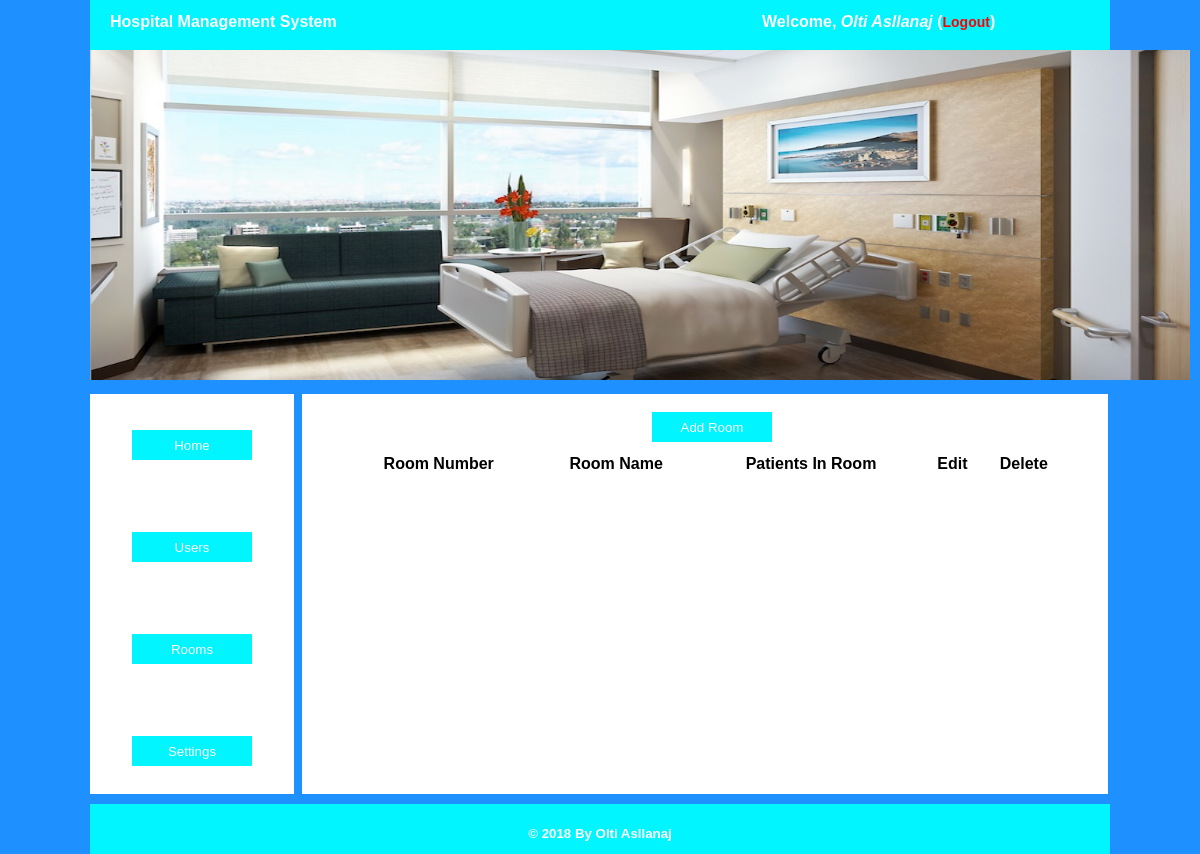
The app's page /admin/rooms.php (signed in), older data.
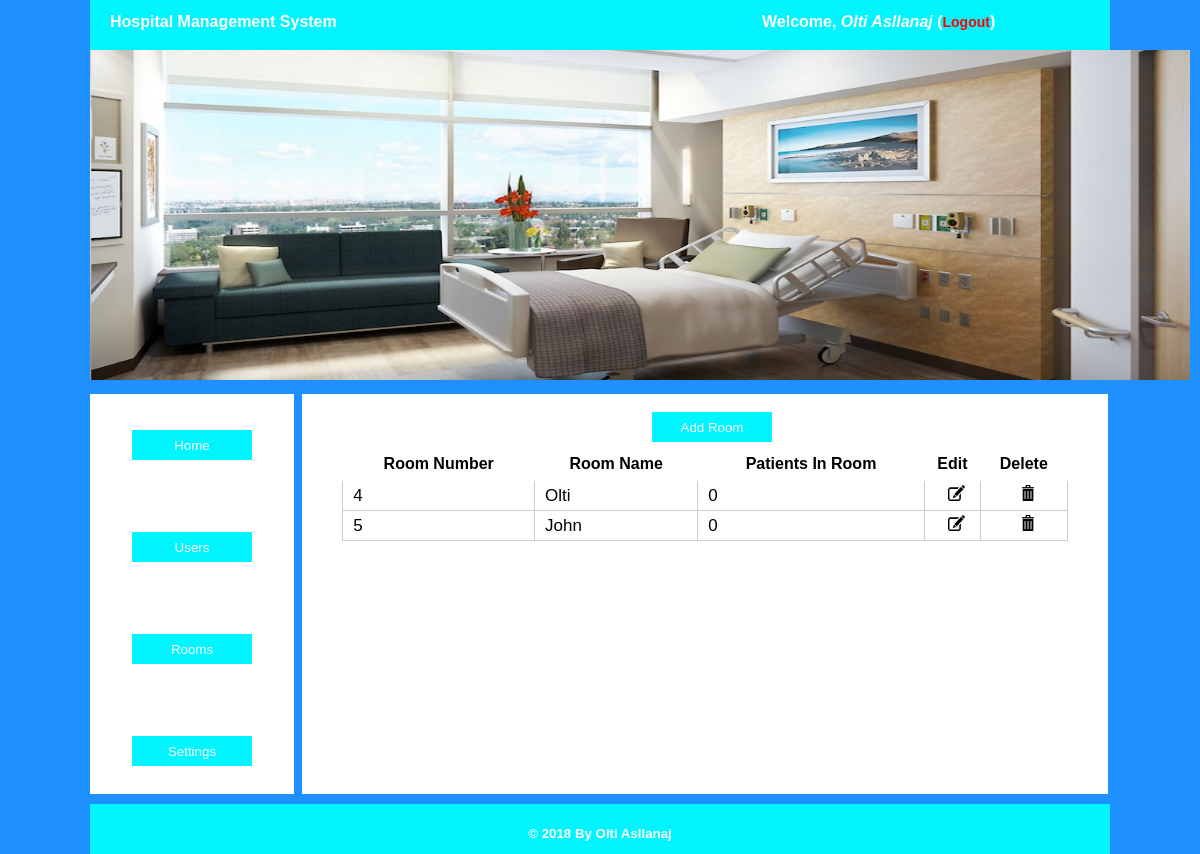
The same page, newer data.
### tables this page shows
CREATE TABLE `users` (
  `username` varchar(50) NOT NULL,
  `password` varchar(40) NOT NULL,
  `fname` varchar(40) NOT NULL,
  `sname` varchar(40) NOT NULL,
  `type` varchar(40) NOT NULL
);

CREATE TABLE `rooms` (
  `room_no` int(11) NOT NULL,
  `room_name` varchar(100) NOT NULL,
  `patientsinroom` int(11) NOT NULL
);

### includes/admin.php (the view, shortened to what this page needs)
<?php
function rooms()
{
	require 'connect.php';
	$sql = "SELECT * FROM hospital.rooms";
	$query = mysqli_query($con, $sql);
	while ($row = mysqli_fetch_array($query)) {
		echo "<tr height=30px'>";
		echo "<td>".$row['room_no']."</td>";
		echo "<td>".$row['room_name']."</td>";
		echo "<td>".$row['patientsinroom']."</td>";
		echo "<td><center><a href='editroom.php?id=".$row['room_no']."'><img src='../assets/img/glyphicons-151-edit.png' height='16px' width='17px'></a></center></td>";
		echo "<td><center><a href='deleteroom.php?id=".$row['room_no']."'><img src='../assets/img/glyphicons-17-bin.png' height='16px' width='12px'></a></center></td>";
		echo "</tr>";
	}
}
?>

### admin/rooms.php (shortened to what this page needs)
<!DOCTYPE html>
<html lang="en">
<head>
	<link rel="stylesheet" type="text/css" href="../assets/style.css">
</head>
<body>
	<div class="wrapper">
	<?php
		include "includes/header1.php";
		include "includes/left.php";
	 ?>
		<div class="right"><br>
			<a href="addroom.php" style="margin-left:350px;"><button class="btnlink">Add Room</button></a><br>
			<table class="table">
				<tr>
					<th>Room Number</th>
					<th>Room Name</th>
					<th>Patients In Room</th>
					<th>Edit</th>
					<th>Delete</th>
				</tr>
				<?php
				require '../includes/admin.php';
				rooms();
				 ?>
			</table>
		</div>
		<?php
		include "includes/footer.php";
		 ?>
	</div>
</body>
</html>

### admin/includes/header1.php (shortened to what this page needs)
<div class="header">
	<div class="headerleft">
		<b>Hospital Management System</b>
	</div>
	<div class="headerright">
		<b>
			<?php
			require '../includes/connect.php';
			require '../includes/users.php';
			admindetails();
			 ?>
		</b>
	</div>
</div>
<html>
<head>
			<html>
<head><title>Put Image in HTML</title>
</head>
<center>
<body background = "">
<img src = "room3.jpg" width="1100px" height="330px"/>
</body></center>
</html>
<html>
</head>
</html>

### includes/users.php (shortened to what this page needs)
<?php
function admindetails()
{
	require("connect.php");
	$type = $_SESSION['type'];
	$username = $_SESSION['admin'];
	$sql = "SELECT * FROM hospital.users WHERE `username`='$username' AND `type`='$type'";
	$query = mysqli_query($con, $sql);
	while ($row =mysqli_fetch_array($query)) {
		echo "Welcome, <i>".$row['fname']." ".$row['sname']."</i> (<a href='../logout.php'>Logout</a>)";
	}
}
?>

### admin/includes/left.php
<div class="left"><br>
	<center>
	<br>
		<a href="index.php"><button class="btnlink">Home</button></a><br><br><br><br><br>
		<a href="users.php"><button class="btnlink">Users</button></a><br><br><br><br><br>
		<a href="rooms.php"><button class="btnlink">Rooms</button></a><br><br><br><br><br>
		<a href="settings.php"><button class="btnlink">Settings</button></a><br><br>
	</center>
</div>

### admin/includes/footer.php
<div class="footer">
	<center>
		<h5 style="color:white;"> &copy; <?php echo date("Y"); ?> By Olti Asllanaj</h5>
	</center>
</div>

### assets/style.css (style rules this page uses)
body { margin: 0; padding: 0; background-color: #00F5FF; font-family: Arial,Lucida Sans; }
.wrapper { min-height: 400px; max-height: auto; width: 85%; margin: 0 auto; font-family: Arial,Lucida Sans; }
.header { height: 50px; width: 100%; background-color: #00F5FF; float: left; }
.headerleft { height: auto; width: 60%; float: left; color: white; font-size: 16px; font-family: Arial; padding: 13px 20px; }
.headerright { height: 100%; width: 30%; float: left; color: white; font-size: 16px; font-family: Arial; padding: 13px 20px; }
.headerright a { text-decoration: none; font-size: 14px; color: red; }
.footer { height: 50px; width: 100%; background-color: #00F5FF; float: left; margin-top: 10px; }
.left { min-height: 400px; max-height: auto; width: 20%; background-color: white; margin-top: 10px; float: left; }
.btnlink { height: 30px; width: 120px; background-color: #00F5FF; border: 0; margin: 0; color: white; cursor: pointer; }
.right { min-height: 400px; max-height: auto; width: 79%; margin-left: 8px; background-color: white; margin-top: 10px; float: left; }
.table { height: auto; width: 90%; margin: 0 auto; margin-top: 5px; border: 1px solid #FFFFFF; border-collapse: collapse; }
.table tr td { border: 1px solid #ccc; border-collapse: collapse; padding-left: 10px; font-size: 17px; }
.table tr th { height: 30px; border: 1px solid #FFFFFF; border-collapse: collapse; }
table { border-spacing: 0; }

### admin/includes/header1.php (style rules this page uses)
body { background-color: #1E90FF; }

Row changes from the older to the newer data that the page shows:
added rooms: room_no "4", room_name "Olti", patientsinroom "0"
added rooms: room_no "5", room_name "John", patientsinroom "0"
